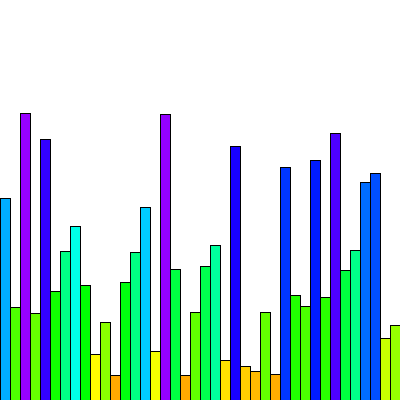
Frame 1 (no input)
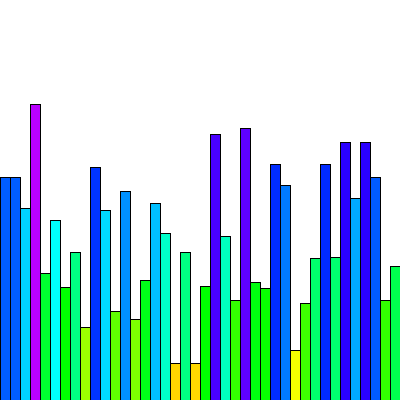
Frame 60 (the mouse pressed at the canvas centre just before this capture)
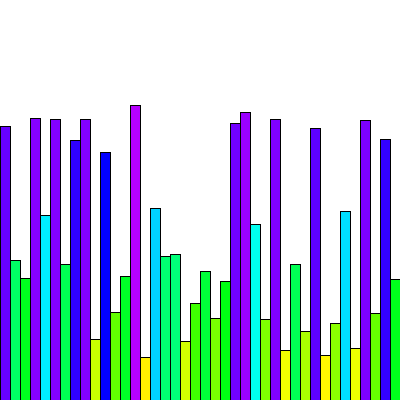
Frame 120 (the mouse held since frame 60 and released just before this capture)

The Processing sketch that drew these frames (run headless with seeded random() and noise(); from frame 60 on, the mouse is pressed at the canvas centre):

// Processing sketch: processing_4420
// ── processing_4420.pde

void setup () {
  size (400, 400);
  frameRate(5);
  colorMode(HSB, height);
}

void draw() {
  background(400);
  //stroke(random(255));
  float heightUp = random(20, 300);
  float colourtest = 20;
 
  
   for (int test = 0; test < width; test += 10) { 
    fill (colourtest+heightUp,400,400); 
    rect(test, 400, 10, -heightUp);
    //color(colourtest+heightUp);
    
   
   
    heightUp = random(20, 300); 
  }}
